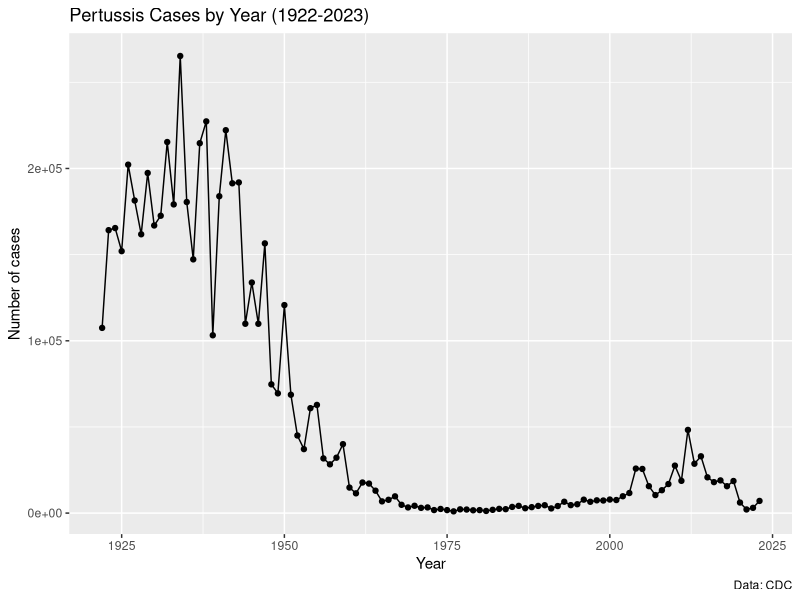
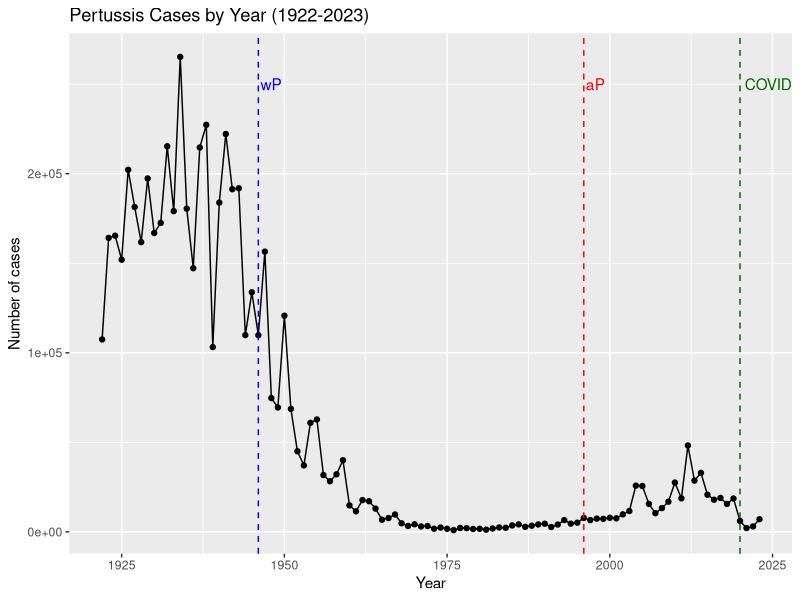

Reproduce these figures in R, in order. (Note: this script raises an error after producing the figures.)
## ---- chunk 1
knitr::opts_chunk$set(echo = TRUE, message = FALSE, warning = FALSE,
                      fig.width = 8, fig.height = 5)
## ---- chunk 2
library(ggplot2)
library(dplyr)
library(jsonlite)
library(lubridate)
library(tidyr)
## ---- chunk 3
cdc <- data.frame(
  year = 1922:2023,
  cases = c(107473,164191,165418,152003,202210,181411,161799,197371,166914,
            172559,215343,179135,265269,180518,147237,214652,227319,103188,
            183866,222202,191383,191890,109873,133792,109860,156517,74715,
            69479,120718,68687,45030,37129,60886,62786,31732,28295,32148,
            40005,14809,11468,17749,17135,13005,6799,7717,9718,4810,3285,
            4249,3036,3287,1759,2402,1738,1010,2177,2063,1623,1730,1248,
            1895,2463,2276,3589,4195,2823,3450,4157,4570,2719,4083,6586,
            4617,5137,7796,6564,7405,7298,7867,7580,9771,11647,25827,25616,
            15632,10454,13278,16858,27550,18719,48277,28639,32971,20762,
            17972,18975,15609,18617,6124,2116,3044,7063)
)

ggplot(cdc) +
  aes(year, cases) +
  geom_point() +
  geom_line() +
  labs(title = "Pertussis Cases by Year (1922-2023)",
       x = "Year", y = "Number of cases",
       caption = "Data: CDC")
## ---- chunk 4
ggplot(cdc) +
  aes(year, cases) +
  geom_point() +
  geom_line() +
  geom_vline(xintercept = 1946, color = "blue",  linetype = "dashed") +
  geom_vline(xintercept = 1996, color = "red",   linetype = "dashed") +
  geom_vline(xintercept = 2020, color = "darkgreen", linetype = "dashed") +
  annotate("text", x = 1946, y = 250000, label = "wP",  color = "blue",  hjust = -0.1) +
  annotate("text", x = 1996, y = 250000, label = "aP",  color = "red",   hjust = -0.1) +
  annotate("text", x = 2020, y = 250000, label = "COVID", color = "darkgreen", hjust = -0.1) +
  labs(title = "Pertussis Cases by Year (1922-2023)",
       x = "Year", y = "Number of cases")
## ---- chunk 5
subject  <- read_json("https://www.cmi-pb.org/api/subject",  simplifyVector = TRUE)
specimen <- read_json("https://www.cmi-pb.org/api/specimen", simplifyVector = TRUE)
titer    <- read_json("https://www.cmi-pb.org/api/plasma_ab_titer", simplifyVector = TRUE)

head(subject, 3)
## ---- chunk 6
table(subject$infancy_vac)
## ---- chunk 7
table(subject$biological_sex)
## ---- chunk 8
table(subject$race, subject$biological_sex)
## ---- chunk 9
today()
today() - ymd("2000-01-01")
time_length(today() - ymd("2000-01-01"), "years")
## ---- chunk 10
subject$age <- today() - ymd(subject$year_of_birth)

ap <- subject %>% filter(infancy_vac == "aP")
wp <- subject %>% filter(infancy_vac == "wP")

round(summary(time_length(ap$age, "years")))
round(summary(time_length(wp$age, "years")))

t.test(time_length(wp$age, "years"),
       time_length(ap$age, "years"))$p.value
## ---- chunk 11
int <- ymd(subject$date_of_boost) - ymd(subject$year_of_birth)
age_at_boost <- time_length(int, "year")
head(age_at_boost)
summary(age_at_boost)
## ---- chunk 12
ggplot(subject) +
  aes(time_length(age, "year"), fill = as.factor(infancy_vac)) +
  geom_histogram(show.legend = FALSE, bins = 30) +
  facet_wrap(vars(infancy_vac), nrow = 2) +
  xlab("Age in years")
## ---- chunk 13
meta <- inner_join(specimen, subject)
dim(meta)
head(meta)
## ---- chunk 14
abdata <- inner_join(titer, meta)
dim(abdata)
## ---- chunk 15
table(abdata$isotype)
## ---- chunk 16
table(abdata$dataset)
## ---- chunk 17
igg <- abdata %>% filter(isotype == "IgG")
head(igg)
## ---- chunk 18
ggplot(igg) +
  aes(MFI_normalised, antigen) +
  geom_boxplot() +
  xlim(0, 75) +
  facet_wrap(vars(visit), nrow = 2)
## ---- chunk 19
ggplot(igg) +
  aes(MFI_normalised, antigen, col = infancy_vac) +
  geom_boxplot(show.legend = FALSE) +
  facet_wrap(vars(visit), nrow = 2) +
  xlim(0, 75) +
  theme_bw()
## ---- chunk 20
filter(igg, antigen == "OVA") %>%
  ggplot() +
  aes(as.factor(visit), MFI_normalised) +
  geom_boxplot(show.legend = FALSE) +
  facet_wrap(vars(infancy_vac)) +
  labs(title = "OVA (control antigen)", x = "visit", y = "MFI (normalised)") +
  theme_bw()
## ---- chunk 21
filter(igg, antigen == "FIM2/3") %>%
  ggplot() +
  aes(as.factor(visit), MFI_normalised) +
  geom_boxplot(show.legend = FALSE) +
  facet_wrap(vars(infancy_vac)) +
  labs(title = "FIM2/3", x = "visit", y = "MFI (normalised)") +
  theme_bw()
## ---- chunk 22
filter(igg, antigen == "PT") %>%
  ggplot() +
  aes(as.factor(visit), MFI_normalised) +
  geom_boxplot(show.legend = FALSE) +
  facet_wrap(vars(infancy_vac)) +
  labs(title = "PT (pertussis toxin)", x = "visit", y = "MFI (normalised)") +
  theme_bw()
## ---- chunk 23
abdata.21 <- abdata %>% filter(dataset == "2021_dataset")

abdata.21 %>%
  filter(isotype == "IgG", antigen == "PT") %>%
  ggplot() +
  aes(x = planned_day_relative_to_boost,
      y = MFI_normalised,
      col = infancy_vac,
      group = subject_id) +
  geom_point() +
  geom_line() +
  geom_vline(xintercept = 0,  linetype = "dashed") +
  geom_vline(xintercept = 14, linetype = "dashed") +
  labs(title    = "2021 dataset IgG PT",
       subtitle = "Dashed lines: day 0 (pre-boost) and day 14 (apparent peak)")
## ---- chunk 24
abdata.20 <- abdata %>% filter(dataset == "2020_dataset")

abdata.20 %>%
  filter(isotype == "IgG", antigen == "PT") %>%
  ggplot() +
  aes(x = planned_day_relative_to_boost,
      y = MFI_normalised,
      col = infancy_vac,
      group = subject_id) +
  geom_point() +
  geom_line() +
  geom_vline(xintercept = 0,  linetype = "dashed") +
  geom_vline(xintercept = 14, linetype = "dashed") +
  labs(title = "2020 dataset IgG PT")
## ---- chunk 25
url <- "https://www.cmi-pb.org/api/v2/rnaseq?versioned_ensembl_gene_id=eq.ENSG00000211896.7"
rna <- read_json(url, simplifyVector = TRUE)

ssrna <- inner_join(rna, meta)
## ---- chunk 26
ggplot(ssrna) +
  aes(visit, tpm, group = subject_id) +
  geom_point() +
  geom_line(alpha = 0.2) +
  labs(title = "IGHG1 expression across visits", y = "TPM")
## ---- chunk 27
ggplot(ssrna) +
  aes(tpm, col = infancy_vac) +
  geom_boxplot() +
  facet_wrap(vars(visit))
## ---- chunk 28
sessionInfo()
